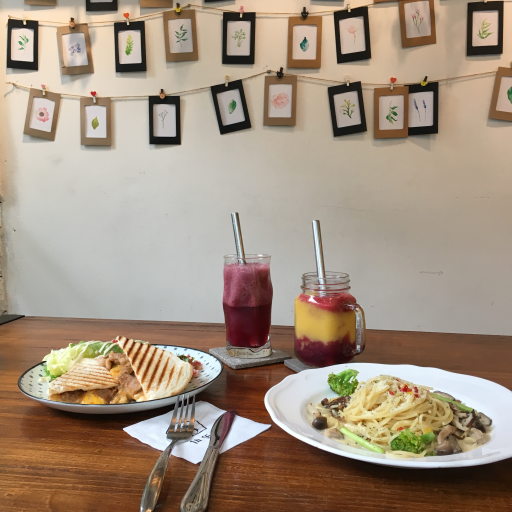
#> input picture 23_restoration/images/Brunch.bmp, 512 x 512 px, found by its file name
$ python 3_PSNR_example.py
#> lines starting #> are read from the running program, lines starting #| are printed output that depends on the picture; long printed decimals are rounded
import numpy as np
import cv2
from numpy.random import normal

def gaussian_noise(f, scale):		# 高斯雜訊
	g = f.copy()
	nr, nc = f.shape[:2]
	for x in range(nr):
		for y in range(nc):
			value = f[x,y] + normal(0, scale)
			g[x,y] = np.uint8(np.clip(value, 0, 255))
	return g

def PSNR(f, g):					# PSNR
	nr, nc = f.shape[:2]
	MSE = 0.0
	for x in range(nr):
		for y in range(nc):
			MSE += (float(f[x,y])- float(g[x,y]))** 2
	MSE /= (nr * nc)
	PSNR = 10 * np.log10((255 * 255)/ MSE)
	return PSNR

def main():
	f = cv2.imread("Brunch.bmp", 0)
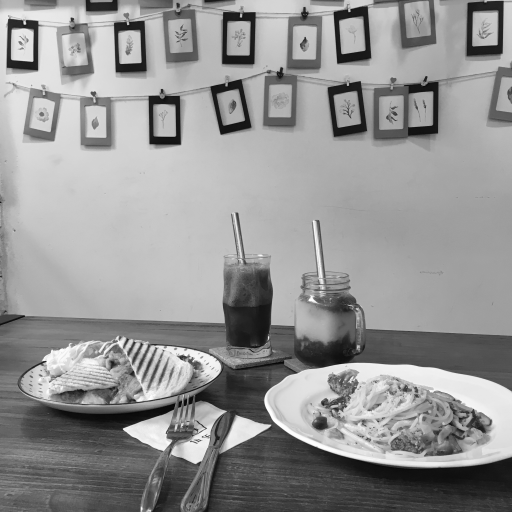
#> f: shape (512, 512); min 6, max 254, mean 148.1
	g = gaussian_noise(f, 20)
#> after the loop in gaussian_noise, `for x in range(nr):`:
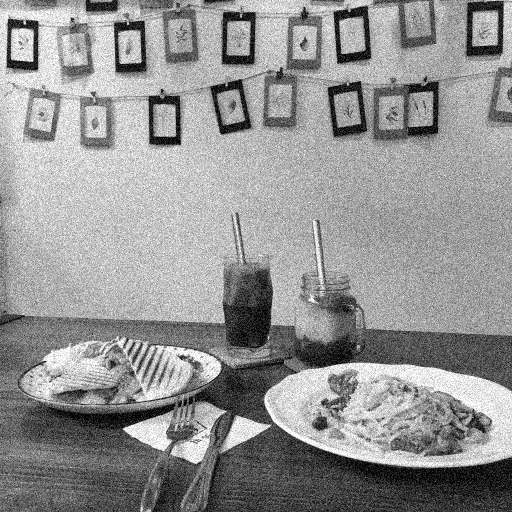
#> g: shape (512, 512); min 0, max 255, mean 147.6
	print("PSNR =", PSNR(f, g))
#> after the loop in PSNR, `for x in range(nr):`: MSE = 102007094
#> in PSNR, `MSE /= (nr * nc)`: MSE = 389.1
#> in PSNR, `PSNR = 10 * np.log10((255 * 255)/ MSE)`: PSNR = 22.23
#| PSNR = 22.230
	cv2.imshow('Original Image', f)
	cv2.imshow('Gaussian Noise', g)
	cv2.waitKey(0)

main()

$ run again, with 23_restoration/images/Shizheng_N7.bmp copied over 23_restoration/images/Brunch.bmp
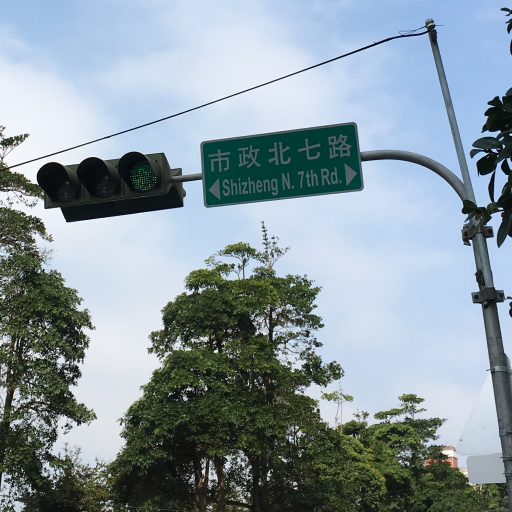
#> input picture 23_restoration/images/Shizheng_N7.bmp, 512 x 512 px, found by its file name
#> in main, `f = cv2.imread("Brunch.bmp", 0)`:
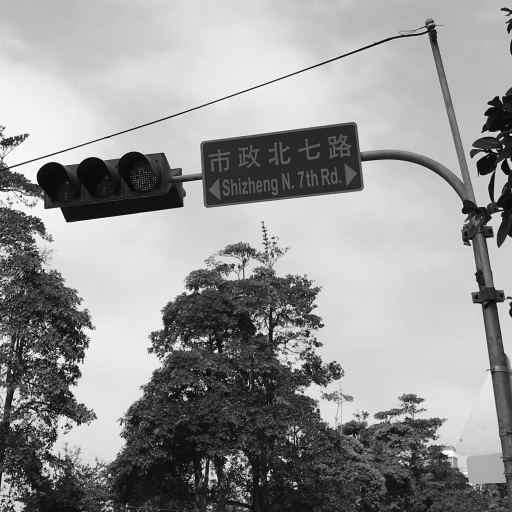
#> f: shape (512, 512); min 4, max 254, mean 149.7
#> after the loop in PSNR, `for x in range(nr):`: MSE = 97591289
#> in PSNR, `MSE /= (nr * nc)`: MSE = 372.3
#> PSNR = 22.42
#| PSNR = 22.422
